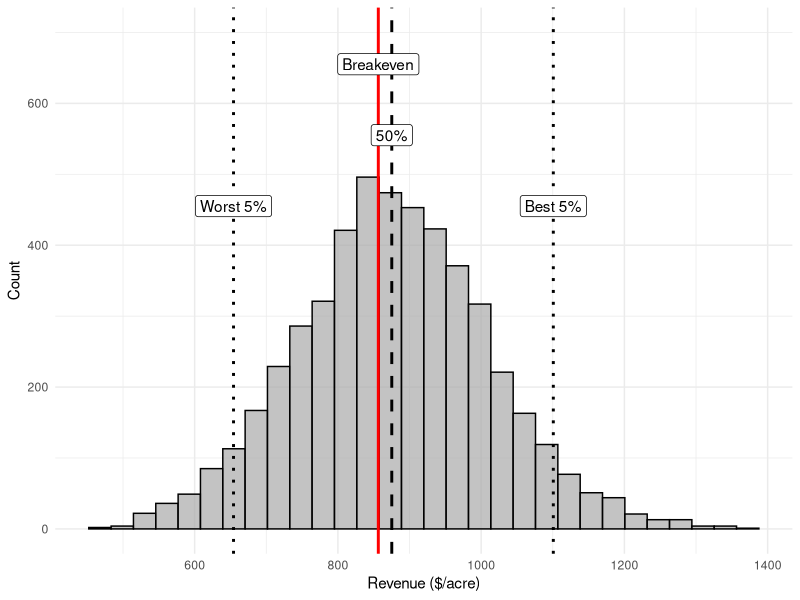
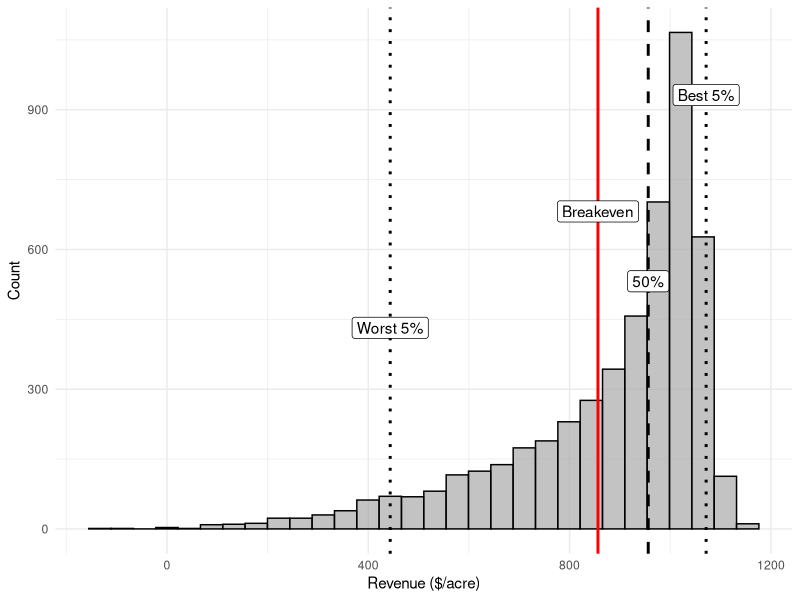
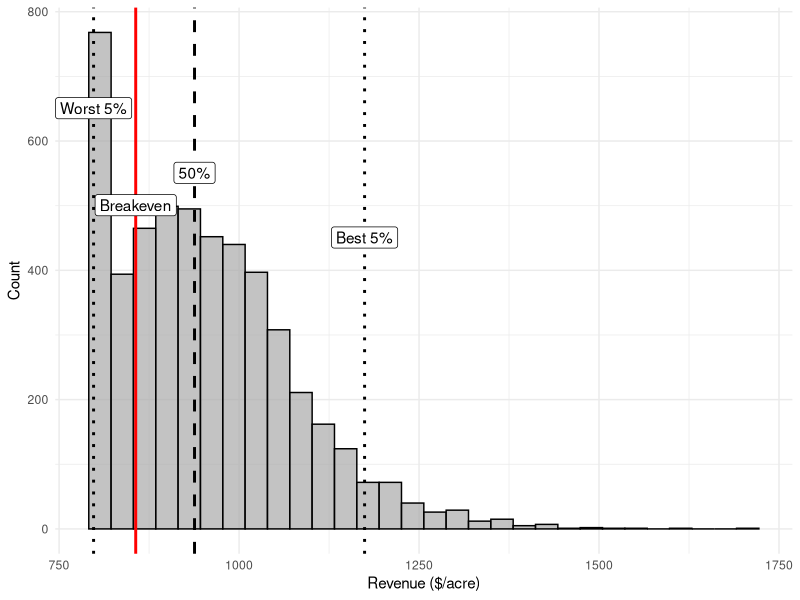
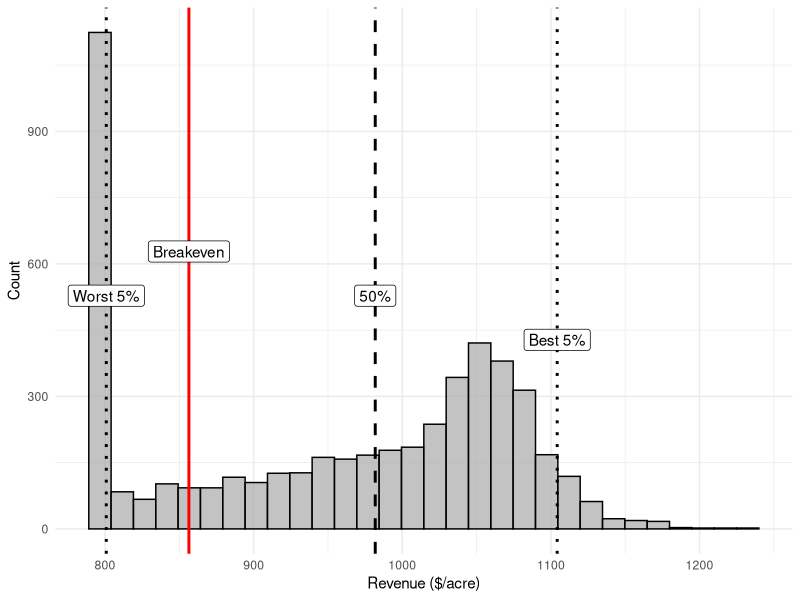

R code for these plots, in order:
## ---- chunk 1
library(ggplot2)

#Generating 2 N(0,1) Draws
draw1 = rnorm(5000, 0, 1)
draw2 = rnorm(5000, 0, 1)

#Imposing Correlation between Draws
L = -0.6
corr = (L*draw1 + (1+L)*draw2)/sqrt(L^2+(1+L)^2)

#Turning First Draw and Correlated Draw into Probabilities
d1_prob = pnorm(draw1)
corr_prob = pnorm(corr)

#Turing First Draw Probabilities to Prices#
###########################################

#ZCZ25
cur_price  = 4.3725
#Time to Maturity
time = 1  + (1/12)
#Implied Volatility
imp_vol =  .2132
sd  = imp_vol*sqrt(time)
prices = qlnorm(d1_prob, log(cur_price), sd)

#Turing Correlated Draw Probabilities to Yield#
###############################################

#Creating Beta Inverse Function
betainv = function(p, alpha, beta, lower, upper) {
  qbeta(p, alpha, beta) * (upper-lower) + lower
}

#Defining Low & High Yield
low = 78
high = 252

#Generating Yields
yields = betainv(corr_prob, 1.7, 0.65, low, high)
## ---- chunk 2
#No Hedge#
##########
revenue = prices*yields

data = data.frame(yields,prices,revenue)

ggplot(data, aes(revenue, ..count..)) +
  geom_histogram(fill = "darkgrey", color = "black", alpha = 0.7) +
  xlab("Revenue ($/acre)") + ylab("Count") +
  geom_vline(xintercept = 856.43, color = "red", size=1) +
  geom_vline(xintercept = quantile(data$revenue, probs = 0.5), linetype = "dashed", color = "black", size=1) +
  geom_vline(xintercept = c(quantile(data$revenue, probs = 0.05) ,quantile(data$revenue, probs = 0.95)), linetype = "dotted", color = "black", size=1) +
  annotate(x=856.43,y=700,label="Breakeven",vjust=2,geom="label") +
  annotate(x=quantile(data$revenue, probs = 0.5),y=600,label="50%",vjust=2,geom="label") +
  annotate(x=quantile(data$revenue, probs = 0.05),y=500,label="Worst 5%",vjust=2,geom="label") +
  annotate(x=quantile(data$revenue, probs = 0.95),y=500,label="Best 5%",vjust=2,geom="label") +
  theme_minimal()
## ---- chunk 3
#Forward Contracting#
#####################
forward_price = 4.5
data$hedged_rev = data$revenue + (forward_price - data$prices)*(.85*mean(data$yields))

ggplot(data, aes(hedged_rev)) +
  geom_histogram(fill = "darkgrey", color = "black", alpha = 0.7) +
  xlab("Revenue ($/acre)") + ylab("Count") +
  geom_vline(xintercept = 856.43, color = "red", size=1) +
  geom_vline(xintercept = quantile(data$hedged_rev, probs = 0.5), linetype = "dashed", color = "black", size=1) +
  geom_vline(xintercept = c(quantile(data$hedged_rev, probs = 0.05) ,quantile(data$hedged_rev, probs = 0.95)), linetype = "dotted", color = "black", size=1) +
  annotate(x=856.43,y=750,label="Breakeven",vjust=2,geom="label") +
  annotate(x=quantile(data$hedged_rev, probs = 0.05),y=500,label="Worst 5%",vjust=2,geom="label") +
  annotate(x=quantile(data$hedged_rev, probs = 0.5),y=600,label="50%",vjust=2,geom="label") +
  annotate(x=quantile(data$hedged_rev, probs = 0.95),y=1000,label="Best 5%",vjust=2,geom="label") +
  theme_minimal()
## ---- chunk 4
#RP Insurance#
##############
coverage  = 0.85
feb_price = mean(prices)

for (i in 1:length(data$prices)){
  data$guarantee[i] = coverage*mean(data$yields)*max(feb_price,data$prices[i])
}

data$indemnity = ifelse(data$revenue<data$guarantee, data$guarantee-data$revenue,0)

rp_value = mean(data$indemnity)

data$rp_net = data$revenue+data$indemnity+(.42*rp_value)

ggplot(data, aes(rp_net)) +
  geom_histogram(fill = "darkgrey", color = "black", alpha = 0.7) +
  xlab("Revenue ($/acre)") + ylab("Count") +
  geom_vline(xintercept = 856.43, color = "red", size=1) +
  geom_vline(xintercept = quantile(data$rp_net, probs = 0.5), linetype = "dashed", color = "black", size=1) +
  geom_vline(xintercept = c(quantile(data$rp_net, probs = 0.05) ,quantile(data$rp_net, probs = 0.95)), linetype = "dotted", color = "black", size=1) +
  annotate(x=856.43,y=550,label="Breakeven",vjust=2,geom="label") +
  annotate(x=quantile(data$rp_net, probs = 0.5),y=600,label="50%",vjust=2,geom="label") +
  annotate(x=quantile(data$rp_net, probs = 0.05),y=700,label="Worst 5%",vjust=2,geom="label") +
  annotate(x=quantile(data$rp_net, probs = 0.95),y=500,label="Best 5%",vjust=2,geom="label") +
  theme_minimal()
## ---- chunk 5
#Forward Contracting + RP#
##########################
data$rp_hedge_net = data$hedged_rev + data$indemnity + (.42*rp_value)

ggplot(data, aes(rp_hedge_net)) +
  geom_histogram(fill = "darkgrey", color = "black", alpha = 0.7) +
  xlab("Revenue ($/acre)") + ylab("Count") +
  geom_vline(xintercept = 856.43, color = "red", size=1) +
  geom_vline(xintercept = quantile(data$rp_hedge_net, probs = 0.5), linetype = "dashed", color = "black", size=1) +
  geom_vline(xintercept = c(quantile(data$rp_hedge_net, probs = 0.05) ,quantile(data$rp_hedge_net, probs = 0.95)), linetype = "dotted", color = "black", size=1) +
  annotate(x=856.43,y=700,label="Breakeven",vjust=2,geom="label") +
  annotate(x=quantile(data$rp_hedge_net, probs = 0.5),y=600,label="50%",vjust=2,geom="label") +
  annotate(x=quantile(data$rp_hedge_net, probs = 0.05),y=600,label="Worst 5%",vjust=2,geom="label") +
  annotate(x=quantile(data$rp_hedge_net, probs = 0.95),y=500,label="Best 5%",vjust=2,geom="label") +
  theme_minimal()
